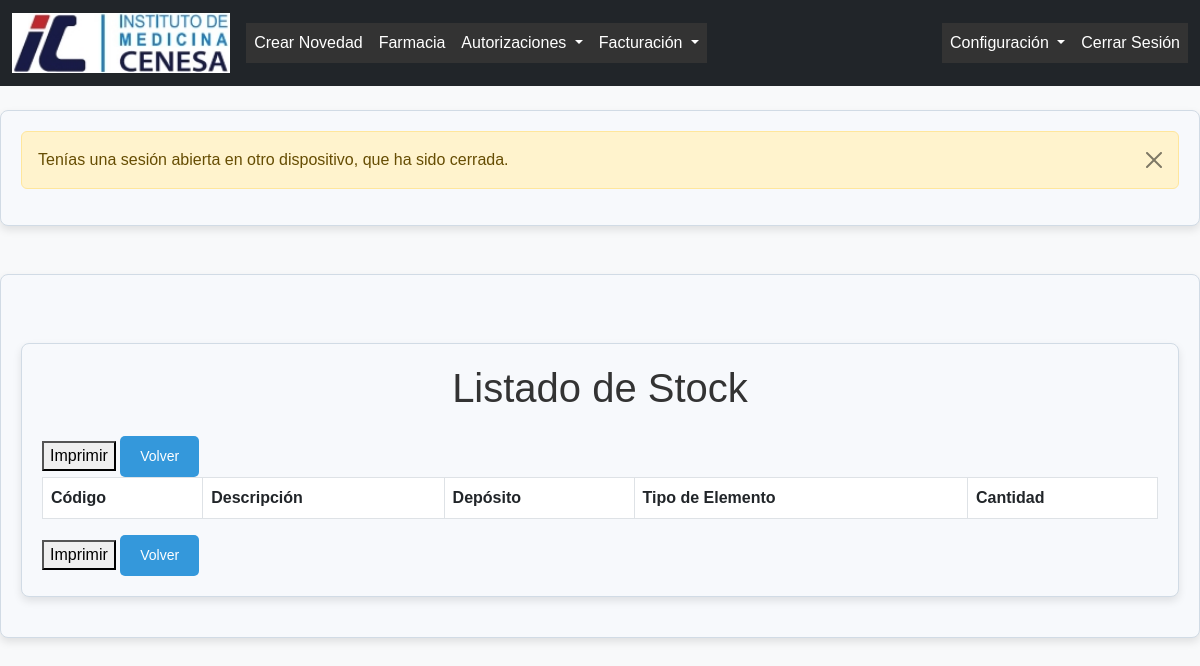
Before: /imprimir-stock/ (signed in) with the older database file.
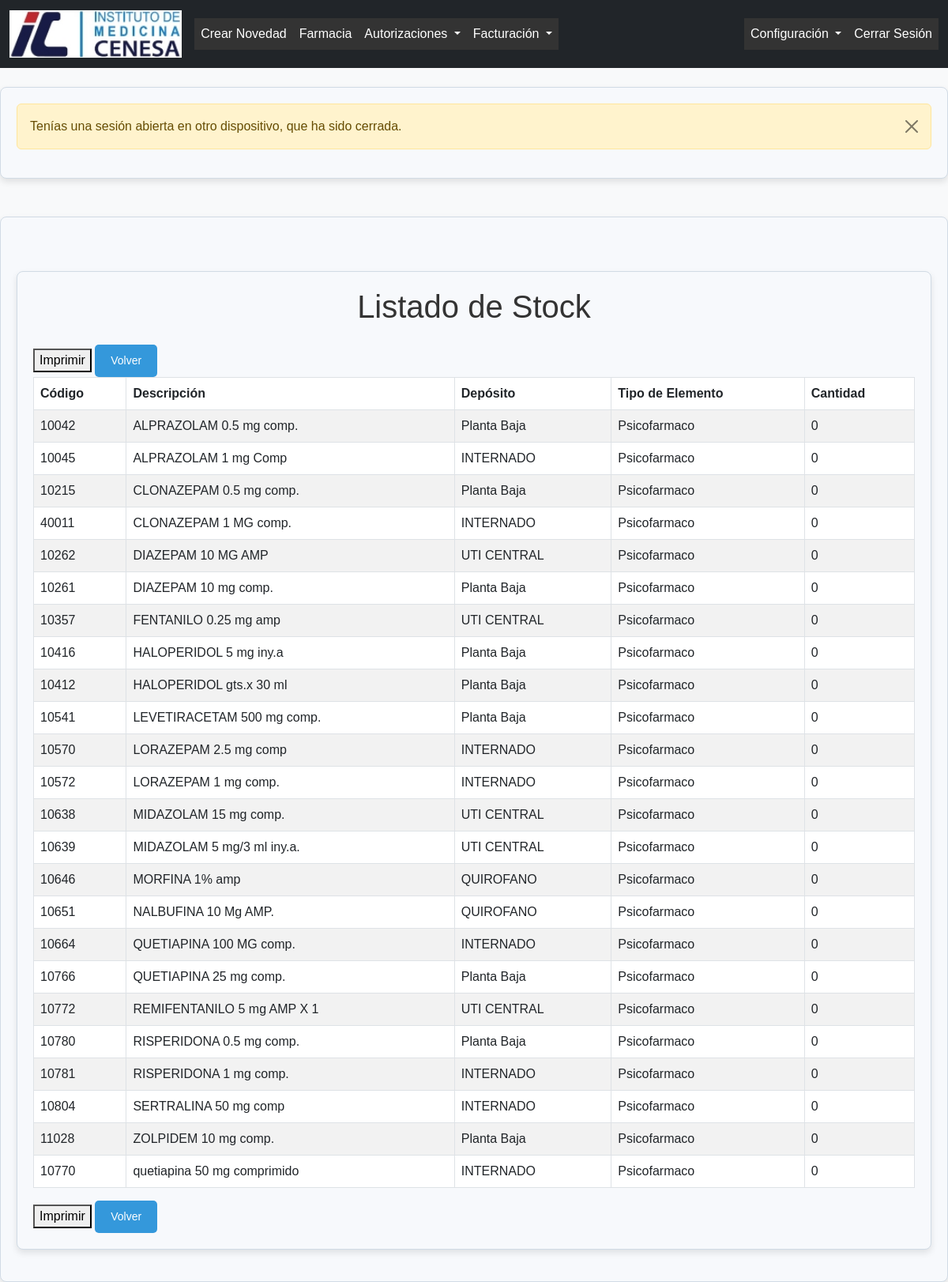
After: the same page with the newer database file.
### formularios/models.py (models this page shows, shortened)
class Stock(models.Model):
    codigo = models.CharField(max_length=100, unique=True)
    descripcion = models.CharField(max_length=255)
    deposito = models.CharField(max_length=255)
    tipo_elemento = models.CharField(max_length=255)
    cantidad = models.DecimalField(max_digits=10, decimal_places=0)
    stock_minimo = models.IntegerField(default=0)

### formularios/views.py (the view, shortened to what this page needs)
# urls.py: path('imprimir-stock/', views.imprimir_stock, name='imprimir_stock'),
@login_required
@tipo_usuario_requerido('admin', 'Farmacia')
def imprimir_stock(request):
    filtro_codigo = request.GET.get('codigo', '')
    filtro_descripcion = request.GET.get('descripcion', '')
    filtro_deposito = request.GET.get('deposito', '')
    filtro_tipo = request.GET.get('tipo', '')
    stock_items = Stock.objects.all()
    if filtro_codigo:
        stock_items = stock_items.filter(codigo__icontains=filtro_codigo)
    if filtro_descripcion:
        stock_items = stock_items.filter(descripcion__icontains=filtro_descripcion)
    if filtro_deposito:
        stock_items = stock_items.filter(deposito__icontains=filtro_deposito)
    if filtro_tipo:
        stock_items = stock_items.filter(tipo_elemento__icontains=filtro_tipo)
    return render(request, 'farmacia/imprimir_stock.html', {
        'stock_items': stock_items,  # Pasar los elementos filtrados para imprimir
        'filtro_codigo': filtro_codigo,
        'filtro_descripcion': filtro_descripcion,
        'filtro_deposito': filtro_deposito,
        'filtro_tipo': filtro_tipo
    })

### formularios/context_processors.py (called while the page is built)
def agregar_tipo_usuario(request):
    if request.user.is_authenticated:
        perfil = PerfilUsuario.objects.filter(usuario=request.user).first()
        return {'tipo_usuario': perfil.tipo_usuario.nombre if perfil else None}
    return {}

### formularios/views.py (called while the page is built)
def tipo_usuario_requerido(*tipos_usuarios):
    def decorator(func):
        @wraps(func)
        def wrap(request, *args, **kwargs):
            perfil = PerfilUsuario.objects.filter(usuario=request.user).first()
            if perfil and perfil.tipo_usuario.nombre in tipos_usuarios:
                return func(request, *args, **kwargs)
            else:
                messages.error(request, "No tienes permiso para acceder a esta página.")
                return redirect('home')
        return wrap
    return decorator

### formularios/templates/farmacia/imprimir_stock.html
{% extends 'base.html' %}
{% block content %}
<div class="container mt-5">
    <h1 class="mb-4 text-center">Listado de Stock</h1>
{% load static %}
    <div class="btn-container">
        <button class="btn-print" onclick="window.print()">Imprimir</button>
        <a href="{% url 'listar_stock' %}" class="btn btn-secondary">Volver</a>
    </div>
    <div class="table-responsive">
        <table class="table table-bordered table-striped table-hover">
            <thead class="thead-dark">
                <tr>
                    <th scope="col">Código</th>
                    <th scope="col">Descripción</th>
                    <th scope="col">Depósito</th>
                    <th scope="col">Tipo de Elemento</th>
                    <th scope="col">Cantidad</th>
                </tr>
            </thead>
            <tbody>
                {% for item in stock_items %}
                <tr>
                    <td>{{ item.codigo }}</td>
                    <td>{{ item.descripcion }}</td>
                    <td>{{ item.deposito }}</td>
                    <td>{{ item.tipo_elemento }}</td>
                    <td>{{ item.cantidad }}</td>
                </tr>
                {% endfor %}
            </tbody>
        </table>
    </div>
    <div class="btn-container">
        <button class="btn-print" onclick="window.print()">Imprimir</button>
        <a href="{% url 'listar_stock' %}" class="btn btn-secondary">Volver</a>
    </div>
</div>
{% endblock %}

Changed rows visible on the page:
added Stock: codigo "10042", descripcion "ALPRAZOLAM 0.5 mg comp.", deposito "Planta Baja", tipo_elemento "Psicofarmaco", cantidad "0"
added Stock: codigo "10045", descripcion "ALPRAZOLAM 1 mg Comp", deposito "INTERNADO", tipo_elemento "Psicofarmaco", cantidad "0"
added Stock: codigo "10215", descripcion "CLONAZEPAM 0.5 mg comp.", deposito "Planta Baja", tipo_elemento "Psicofarmaco", cantidad "0"
added Stock: codigo "40011", descripcion "CLONAZEPAM 1 MG comp.", deposito "INTERNADO", tipo_elemento "Psicofarmaco", cantidad "0"
added Stock: codigo "10262", descripcion "DIAZEPAM 10 MG AMP", deposito "UTI CENTRAL", tipo_elemento "Psicofarmaco", cantidad "0"
added Stock: codigo "10261", descripcion "DIAZEPAM 10 mg comp.", deposito "Planta Baja", tipo_elemento "Psicofarmaco", cantidad "0"
added Stock: codigo "10357", descripcion "FENTANILO 0.25 mg amp", deposito "UTI CENTRAL", tipo_elemento "Psicofarmaco", cantidad "0"
added Stock: codigo "10416", descripcion "HALOPERIDOL 5 mg iny.a", deposito "Planta Baja", tipo_elemento "Psicofarmaco", cantidad "0"
added Stock: codigo "10412", descripcion "HALOPERIDOL gts.x 30 ml", deposito "Planta Baja", tipo_elemento "Psicofarmaco", cantidad "0"
added Stock: codigo "10541", descripcion "LEVETIRACETAM 500 mg comp.", deposito "Planta Baja", tipo_elemento "Psicofarmaco", cantidad "0"
added Stock: codigo "10570", descripcion "LORAZEPAM 2.5 mg comp", deposito "INTERNADO", tipo_elemento "Psicofarmaco", cantidad "0"
added Stock: codigo "10572", descripcion "LORAZEPAM 1 mg comp.", deposito "INTERNADO", tipo_elemento "Psicofarmaco", cantidad "0"
added Stock: codigo "10638", descripcion "MIDAZOLAM 15 mg comp.", deposito "UTI CENTRAL", tipo_elemento "Psicofarmaco", cantidad "0"
added Stock: codigo "10639", descripcion "MIDAZOLAM 5 mg/3 ml iny.a.", deposito "UTI CENTRAL", tipo_elemento "Psicofarmaco", cantidad "0"
added Stock: codigo "10646", descripcion "MORFINA 1% amp", deposito "QUIROFANO", tipo_elemento "Psicofarmaco", cantidad "0"
added Stock: codigo "10651", descripcion "NALBUFINA 10 Mg AMP.", deposito "QUIROFANO", tipo_elemento "Psicofarmaco", cantidad "0"
added Stock: codigo "10664", descripcion "QUETIAPINA 100 MG comp.", deposito "INTERNADO", tipo_elemento "Psicofarmaco", cantidad "0"
added Stock: codigo "10766", descripcion "QUETIAPINA 25 mg comp.", deposito "Planta Baja", tipo_elemento "Psicofarmaco", cantidad "0"
added Stock: codigo "10772", descripcion "REMIFENTANILO 5 mg AMP X 1", deposito "UTI CENTRAL", tipo_elemento "Psicofarmaco", cantidad "0"
added Stock: codigo "10780", descripcion "RISPERIDONA 0.5 mg comp.", deposito "Planta Baja", tipo_elemento "Psicofarmaco", cantidad "0"
added Stock: codigo "10781", descripcion "RISPERIDONA 1 mg comp.", deposito "INTERNADO", tipo_elemento "Psicofarmaco", cantidad "0"
added Stock: codigo "10804", descripcion "SERTRALINA 50 mg comp", deposito "INTERNADO", tipo_elemento "Psicofarmaco", cantidad "0"
added Stock: codigo "11028", descripcion "ZOLPIDEM 10 mg comp.", deposito "Planta Baja", tipo_elemento "Psicofarmaco", cantidad "0"
added Stock: codigo "10770", descripcion "quetiapina 50 mg comprimido", deposito "INTERNADO", tipo_elemento "Psicofarmaco", cantidad "0"
